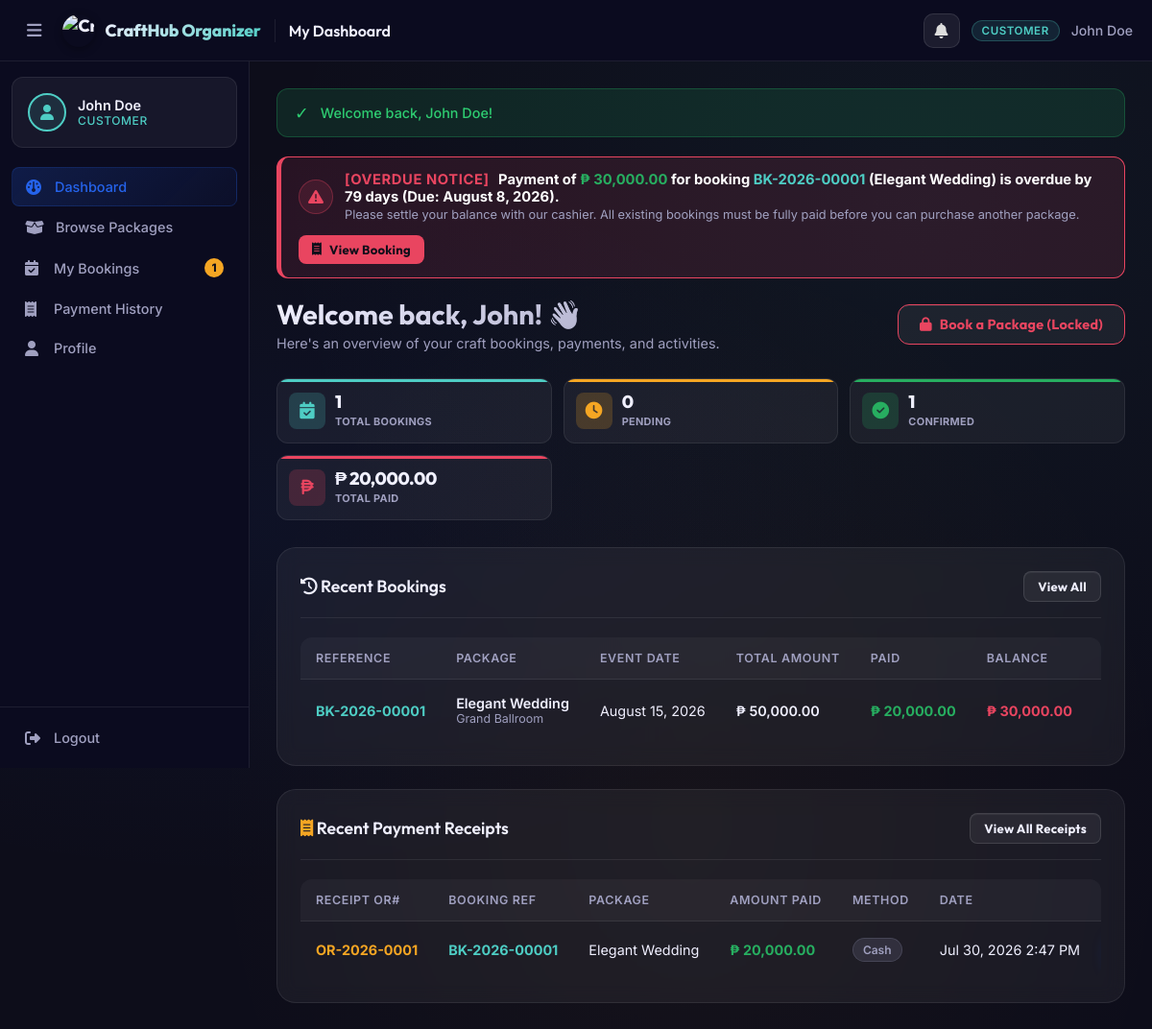
Screenshot of /customer/dashboard.php (signed in) with the database file from the repository.
### tables this page shows
CREATE TABLE IF NOT EXISTS bookings (
    booking_id INT AUTO_INCREMENT PRIMARY KEY,
    booking_reference VARCHAR(20) UNIQUE,
    customer_id INT NOT NULL,
    package_id INT NOT NULL,
    venue_id INT NULL,
    event_date DATE NOT NULL,
    payment_due_date DATE NULL,
    event_time TIME DEFAULT '09:00:00',
    event_type ENUM('Wedding','Birthday','Debut','Christening') NOT NULL DEFAULT 'Wedding',
    payment_plan ENUM('full','downpayment') NOT NULL DEFAULT 'full',
    guest_count SMALLINT UNSIGNED DEFAULT 1,                
    original_amount DECIMAL(10,2) NULL,
    discount_percent DECIMAL(5,2) NOT NULL DEFAULT 0.00,
    discount_amount DECIMAL(10,2) NOT NULL DEFAULT 0.00,
    downpayment_percent DECIMAL(5,2) NOT NULL DEFAULT 50.00,
    required_downpayment DECIMAL(10,2) NOT NULL DEFAULT 0.00,
    downpayment_amount DECIMAL(12,2) NOT NULL DEFAULT 0.00,
    total_amount DECIMAL(10,2) NOT NULL DEFAULT 0.00,
    amount_paid DECIMAL(10,2) NOT NULL DEFAULT 0.00,
    status ENUM('Pending','Confirmed','Paid','Completed','Cancelled') DEFAULT 'Pending',
    approved_at TIMESTAMP NULL DEFAULT NULL,
    approved_by INT NULL,
    notes TEXT,
    cancellation_reason TEXT NULL,
    created_at TIMESTAMP DEFAULT CURRENT_TIMESTAMP,
    FOREIGN KEY (customer_id) REFERENCES users(user_id) ON DELETE CASCADE,
    FOREIGN KEY (package_id) REFERENCES packages(package_id) ON DELETE CASCADE,
    FOREIGN KEY (venue_id) REFERENCES venues(venue_id) ON DELETE SET NULL,
    FOREIGN KEY (approved_by) REFERENCES users(user_id) ON DELETE SET NULL
);

CREATE TABLE IF NOT EXISTS packages (
    package_id INT AUTO_INCREMENT PRIMARY KEY,
    package_name VARCHAR(80) NOT NULL,
    event_type ENUM('Wedding','Birthday','Debut','Christening') NOT NULL,
    base_price DECIMAL(10,2) NOT NULL,
    full_payment_discount_percent DECIMAL(5,2) NOT NULL DEFAULT 10.00,
    downpayment_discount_percent DECIMAL(5,2) NOT NULL DEFAULT 5.00,
    downpayment_percent DECIMAL(5,2) NOT NULL DEFAULT 50.00,
    max_slots TINYINT UNSIGNED NOT NULL DEFAULT 5,          
    description TEXT,
    image_url VARCHAR(500) NULL,
    status ENUM('active','inactive') DEFAULT 'active'
);

CREATE TABLE IF NOT EXISTS users (
    user_id INT AUTO_INCREMENT PRIMARY KEY,
    first_name VARCHAR(20) NULL,
    middle_name VARCHAR(15) NULL,
    last_name VARCHAR(20) NULL,
    surname VARCHAR(20) NULL,
    name VARCHAR(65) NOT NULL,
    email VARCHAR(100) UNIQUE NOT NULL,
    password VARCHAR(255) NOT NULL,
    contact_no VARCHAR(11) NULL COMMENT '11-digit mobile number (09XXXXXXXXX)',
    gender VARCHAR(20) NULL,
    address TEXT,
    id_code VARCHAR(20) UNIQUE NULL,
    temp_password VARCHAR(255) NULL,
    login_email VARCHAR(191) NULL,
    business_name VARCHAR(100) NULL,
    event_type_interest VARCHAR(50) NULL,
    guest_count_est SMALLINT UNSIGNED NULL,
    profile_notes TEXT NULL,
    rejection_reason TEXT NULL,
    ip_address VARCHAR(45) NULL,                            
    role ENUM('customer','staff','cashier','admin') DEFAULT 'customer',
    security_question VARCHAR(255),
    security_answer_hash VARCHAR(255),
    status ENUM('active','inactive','pending_approval','rejected') DEFAULT 'active',
    created_at TIMESTAMP DEFAULT CURRENT_TIMESTAMP
);

CREATE TABLE IF NOT EXISTS venues (
    venue_id INT AUTO_INCREMENT PRIMARY KEY,
    venue_name VARCHAR(80) NOT NULL,
    capacity SMALLINT UNSIGNED NULL,                        
    location VARCHAR(150),
    availability_status ENUM('available','unavailable') DEFAULT 'available'
);

CREATE TABLE IF NOT EXISTS payments (
    payment_id INT AUTO_INCREMENT PRIMARY KEY,
    booking_id INT NOT NULL,
    cashier_id INT NOT NULL,
    amount_paid DECIMAL(10,2) NOT NULL,
    payment_type ENUM('downpayment','full','balance') NOT NULL DEFAULT 'full',
    payment_method VARCHAR(20) DEFAULT 'cash',
    reference_no VARCHAR(50),
    or_number VARCHAR(20) UNIQUE NOT NULL,
    notes TEXT,
    payment_date TIMESTAMP DEFAULT CURRENT_TIMESTAMP,
    FOREIGN KEY (booking_id) REFERENCES bookings(booking_id) ON DELETE CASCADE,
    FOREIGN KEY (cashier_id) REFERENCES users(user_id) ON DELETE CASCADE
);

### customer/dashboard.php (the view, shortened to what the rows shown need)
<?php
require_once __DIR__ . '/../includes/header.php';
$user  = getCurrentUser();
$userId = $user['user_id'] ?? $user['id'];
$db    = getDB();
$ongoingBookings = getCustomerOngoingBookings($userId);
$stmt = $db->prepare("
    SELECT b.*, b.booking_id AS id, p.package_name AS package_name, v.venue_name AS venue_name,
           (SELECT COALESCE(SUM(amount_paid),0) FROM payments WHERE booking_id = b.booking_id) AS calc_paid
    FROM bookings b
    JOIN packages p ON b.package_id = p.package_id
    LEFT JOIN venues v ON b.venue_id = v.venue_id
    WHERE b.customer_id = ?
    ORDER BY b.created_at DESC LIMIT 5
");
$stmt->execute([$user['user_id'] ?? $user['id']]);
$recentBookings = $stmt->fetchAll();
$payStmt = $db->prepare("
    SELECT py.*, py.payment_id AS id, b.total_amount, p.package_name AS package_name,
           u.name AS cashier_name
    FROM payments py
    JOIN bookings b ON py.booking_id = b.booking_id
    JOIN packages p ON b.package_id = p.package_id
    JOIN users u ON py.cashier_id = u.user_id
    WHERE b.customer_id = ?
    ORDER BY py.payment_date DESC LIMIT 4
");
$payStmt->execute([$userId]);
$recentReceipts = $payStmt->fetchAll();
?>
<?php require_once __DIR__ . '/../includes/navbar.php'; ?>
<div class="page-header">
    <div>
        <h1>Welcome back, <?= htmlspecialchars(explode(' ', $user['name'])[0]) ?>! 👋</h1>
        <p>Here's an overview of your craft bookings, payments, and activities.</p>
    </div>
</div>
<div class="card">
    <div class="card-header">
        <h2 class="card-title"><i class="fa-solid fa-clock-rotate-left"></i> Recent Bookings</h2>
    </div>
    <?php if (empty($recentBookings)): ?>
        <div class="empty-state">
            <i class="fa-solid fa-calendar-xmark"></i>
            <h3>No Bookings Yet</h3>
            <p>Start your craft journey by booking a package!</p>
            <a href="<?= APP_URL ?>/customer/packages.php" class="btn btn-primary">
                <i class="fa-solid fa-box-open"></i> Browse Packages
            </a>
        </div>
    <?php else: ?>
        <div class="table-wrapper">
            <table class="table">
                <thead>
                    <tr>
                        <th>Reference</th>
                        <th>Package</th>
                        <th>Event Date</th>
                        <th>Total Amount</th>
                        <th>Paid</th>
                        <th>Balance</th>
                        <th>Payment Due</th>
                    </tr>
                </thead>
                <tbody>
                    <?php foreach ($recentBookings as $b):
                        $total     = (float)($b['total_amount'] ?? 0);
                        $paid      = (float)($b['calc_paid'] > 0 ? $b['calc_paid'] : ($b['amount_paid'] ?? 0));
                        $balance   = max(0.0, $total - $paid);
                    ?>
                    <tr>
                        <td><strong style="color:var(--accent-teal);"><?= htmlspecialchars(getBookingRef($b)) ?></strong></td>
                        <td>
                            <div style="font-weight:600;"><?= htmlspecialchars($b['package_name']) ?></div>
                            <div style="font-size:0.78rem;color:var(--text-secondary);"><?= htmlspecialchars($b['venue_name'] ?? 'No Venue') ?></div>
                        </td>
                        <td><?= formatDate($b['event_date']) ?></td>
                        <td style="font-weight:600;"><?= formatCurrency($total) ?></td>
                        <td style="color:#27ae60;font-weight:700;"><?= formatCurrency($paid) ?></td>
                        <td>
                            <?php if ($balance > 0): ?>
                                <strong style="color:var(--accent-red);"><?= formatCurrency($balance) ?></strong>
                            <?php else: ?>
                                <span class="badge badge-success"><i class="fa-solid fa-check"></i> Paid</span>
                            <?php endif; ?>
                        </td>
                        <td>
                        </td>
                    </tr>
                    <?php endforeach; ?>
                </tbody>
            </table>
        </div>
    <?php endif; ?>
</div>
<div class="card" style="margin-top:24px;">
    <div class="card-header">
        <h2 class="card-title"><i class="fa-solid fa-receipt" style="color:var(--accent-gold);"></i> Recent Payment Receipts</h2>
    </div>
    <?php if (empty($recentReceipts)): ?>
        <div class="empty-state" style="padding:24px;">
            <p style="color:var(--text-muted);font-size:0.88rem;">No payment receipts found yet.</p>
        </div>
    <?php else: ?>
        <div class="table-wrapper">
            <table class="table">
                <thead>
                    <tr>
                        <th>Receipt OR#</th>
                        <th>Booking Ref</th>
                        <th>Package</th>
                        <th>Amount Paid</th>
                        <th>Method</th>
                        <th>Date</th>
                        <th>Receipt</th>
                    </tr>
                </thead>
                <tbody>
                    <?php foreach ($recentReceipts as $rcpt): ?>
                    <tr>
                        <td><strong style="color:var(--accent-gold);"><?= htmlspecialchars($rcpt['or_number'] ?? ('OR-' . $rcpt['id'])) ?></strong></td>
                        <td><strong style="color:var(--accent-teal);"><?= htmlspecialchars(getBookingRef($rcpt)) ?></strong></td>
                        <td><?= htmlspecialchars($rcpt['package_name']) ?></td>
                        <td><strong style="color:#27ae60;"><?= formatCurrency($rcpt['amount_paid']) ?></strong></td>
                        <td><span class="badge badge-secondary"><?= ucwords(str_replace('_',' ', $rcpt['payment_method'] ?? 'cash')) ?></span></td>
                        <td><?= formatDateTime($rcpt['payment_date']) ?></td>
                        <td>
                        </td>
                    </tr>
                    <?php endforeach; ?>
                </tbody>
            </table>
        </div>
    <?php endif; ?>
</div>
<?php require_once __DIR__ . '/../includes/footer.php'; ?>

### includes/navbar.php (shortened to what the rows shown need)
<?php
if ($_SESSION['user_role'] === 'admin') {
    try {
        $_pendingApprovalCount = (int)getDB()->query("SELECT COUNT(*) FROM users WHERE status IN ('pending_approval','inactive')")->fetchColumn();
    } catch (Exception $e) {
        $_pendingApprovalCount = 0;
    }
    $navLinks = [
        ['href' => APP_URL . '/admin/dashboard.php',   'icon' => 'fa-gauge',              'label' => 'Dashboard'],
        ['href' => APP_URL . '/admin/approvals.php',   'icon' => 'fa-user-clock',         'label' => 'Pending Approvals', 'badge' => $_pendingApprovalCount],
        ['href' => APP_URL . '/admin/calendar.php',    'icon' => 'fa-calendar-days',       'label' => 'Event Calendar'],
        ['href' => APP_URL . '/admin/packages.php',    'icon' => 'fa-box-open',            'label' => 'Packages'],
        ['href' => APP_URL . '/admin/components.php',  'icon' => 'fa-puzzle-piece',        'label' => 'Components'],
        ['href' => APP_URL . '/admin/venues.php',      'icon' => 'fa-location-dot',        'label' => 'Venues'],
        ['href' => APP_URL . '/admin/bookings.php',    'icon' => 'fa-calendar-check',      'label' => 'Bookings'],
        ['href' => APP_URL . '/admin/bills.php',       'icon' => 'fa-file-invoice-dollar', 'label' => 'Bills & Payments'],
        ['href' => APP_URL . '/admin/users.php',       'icon' => 'fa-users',               'label' => 'Users'],
        ['href' => APP_URL . '/admin/reviews.php',     'icon' => 'fa-star',               'label' => 'Reviews'],
        ['href' => APP_URL . '/admin/reports.php',     'icon' => 'fa-chart-bar',           'label' => 'Reports'],
    ];
} elseif ($_SESSION['user_role'] === 'customer') {
    $custDueAlerts = function_exists('getCustomerPaymentDueAlerts') ? getCustomerPaymentDueAlerts($_SESSION['user_id'] ?? 0) : [];
}
?>
<div class="main-wrapper">
    <main class="main-content">
        <?php if (($_SESSION['user_role'] ?? '') === 'customer' && !empty($custDueAlerts)): ?>
            <div class="customer-due-notifications" style="margin-bottom:20px;display:flex;flex-direction:column;gap:10px;">
                <?php foreach ($custDueAlerts as $alert):
                    $isOverdue   = $alert['urgency'] === 'overdue';
                    $isDueToday  = $alert['urgency'] === 'due_today';
                    $bannerBg    = $isOverdue ? 'rgba(233,69,96,0.12)' : ($isDueToday ? 'rgba(245,166,35,0.18)' : 'rgba(245,166,35,0.1)');
                    $bannerBorder= $isOverdue ? '#e94560' : '#f5a623';
                    $bannerIcon  = $isOverdue ? 'fa-triangle-exclamation' : ($isDueToday ? 'fa-bell' : 'fa-clock');
                    $iconColor   = $isOverdue ? '#e94560' : '#f5a623';
                    $refText     = htmlspecialchars($alert['booking_reference'] ?? ('BK-' . $alert['id']));
                    $pkgText     = htmlspecialchars($alert['package_name'] ?? 'Package');
                    $balText     = formatCurrency($alert['calculated_balance']);
                    $dateText    = date('F j, Y', strtotime($alert['effective_due_date']));
                ?>
                <div style="background:<?= $bannerBg ?>;border:1px solid <?= $bannerBorder ?>;border-left:5px solid <?= $bannerBorder ?>;border-radius:12px;padding:14px 18px;display:flex;align-items:center;justify-content:space-between;gap:14px;flex-wrap:wrap;">
                    <div style="display:flex;align-items:center;gap:12px;">
                        <div style="width:36px;height:36px;border-radius:50%;background:<?= $iconColor ?>22;border:1px solid <?= $iconColor ?>55;display:flex;align-items:center;justify-content:center;color:<?= $iconColor ?>;font-size:1rem;flex-shrink:0;">
                            <i class="fa-solid <?= $bannerIcon ?>"></i>
                        </div>
                        <div>
                            <div style="font-weight:700;font-size:0.92rem;color:#fff;">
                                <?php if ($isOverdue): ?>
                                    <span style="color:#e94560;text-transform:uppercase;letter-spacing:0.04em;margin-right:6px;">[Overdue Notice]</span>
                                <?php elseif ($isDueToday): ?>
                                    <span style="color:#f5a623;text-transform:uppercase;letter-spacing:0.04em;margin-right:6px;">[Due Today]</span>
                                <?php else: ?>
                                    <span style="color:#f5a623;text-transform:uppercase;letter-spacing:0.04em;margin-right:6px;">[Payment Reminder]</span>
                                <?php endif; ?>
                                Payment of <strong style="color:#27ae60;"><?= $balText ?></strong> for booking <strong style="color:var(--accent-teal);"><?= $refText ?></strong> (<?= $pkgText ?>) is <?= strtolower($alert['urgency_label']) ?> (Due: <?= $dateText ?>).
                            </div>
                            <div style="font-size:0.8rem;color:var(--text-secondary);margin-top:2px;">
                                Please settle your balance with our cashier. All existing bookings must be fully paid before you can purchase another package.
                            </div>
                        </div>
                    </div>
                    <div style="display:flex;gap:8px;flex-shrink:0;">
                        <a href="<?= APP_URL ?>/customer/bookings.php" class="btn btn-sm" style="background:<?= $bannerBorder ?>;color:#0f0f1a;font-weight:700;">
                            <i class="fa-solid fa-receipt"></i> View Booking
                        </a>
                    </div>
                </div>
                <?php endforeach; ?>
            </div>
        <?php endif; ?>

### rows the page displays
bookings: balText "₱ 30,000.00", booking_reference "BK-2026-00001", package.package_name "Elegant Wedding", urgency_label "overdue by 79 days", dateText "August 8, 2026", venue.venue_name "Grand Ballroom", event_date "August 15, 2026", total_amount "₱ 50,000.00", paid "₱ 20,000.00", balance "₱ 30,000.00"
users: name "John"
payments: or_number "OR-2026-0001", booking "BK-2026-00001", packages.package_name "Elegant Wedding", amount_paid "₱ 20,000.00", payment_method "Cash", payment_date "Jul 30, 2026 2:47 PM"

### other values shown
$_SESSION['user_name'] "John Doe"
$roleLabel "CUSTOMER"
$link['label'] "Dashboard"
$link['label'] "Browse Packages"
$link['label'] "My Bookings"
$badgeVal "1"
$link['label'] "Payment History"
$link['label'] "Profile"
APP_NAME "CraftHub Organizer"
explode(' | ', $pageTitle)[0] "My Dashboard"
$icon "✓"
$message "Welcome back, John Doe!"
$stats['my_bookings'] "1"
$stats['pending'] "0"
$stats['confirmed'] "1"
